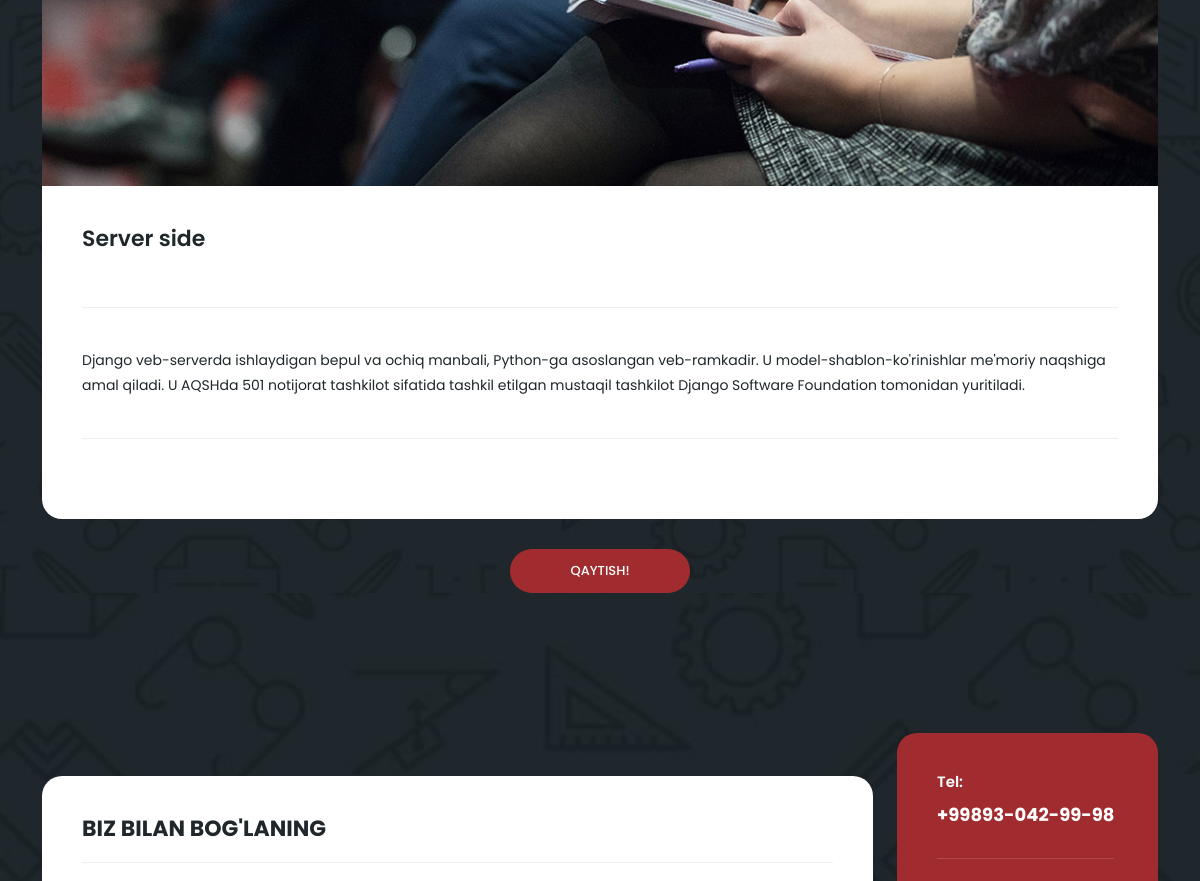
The page /detail/4/ (middle part) on the database as committed earlier.
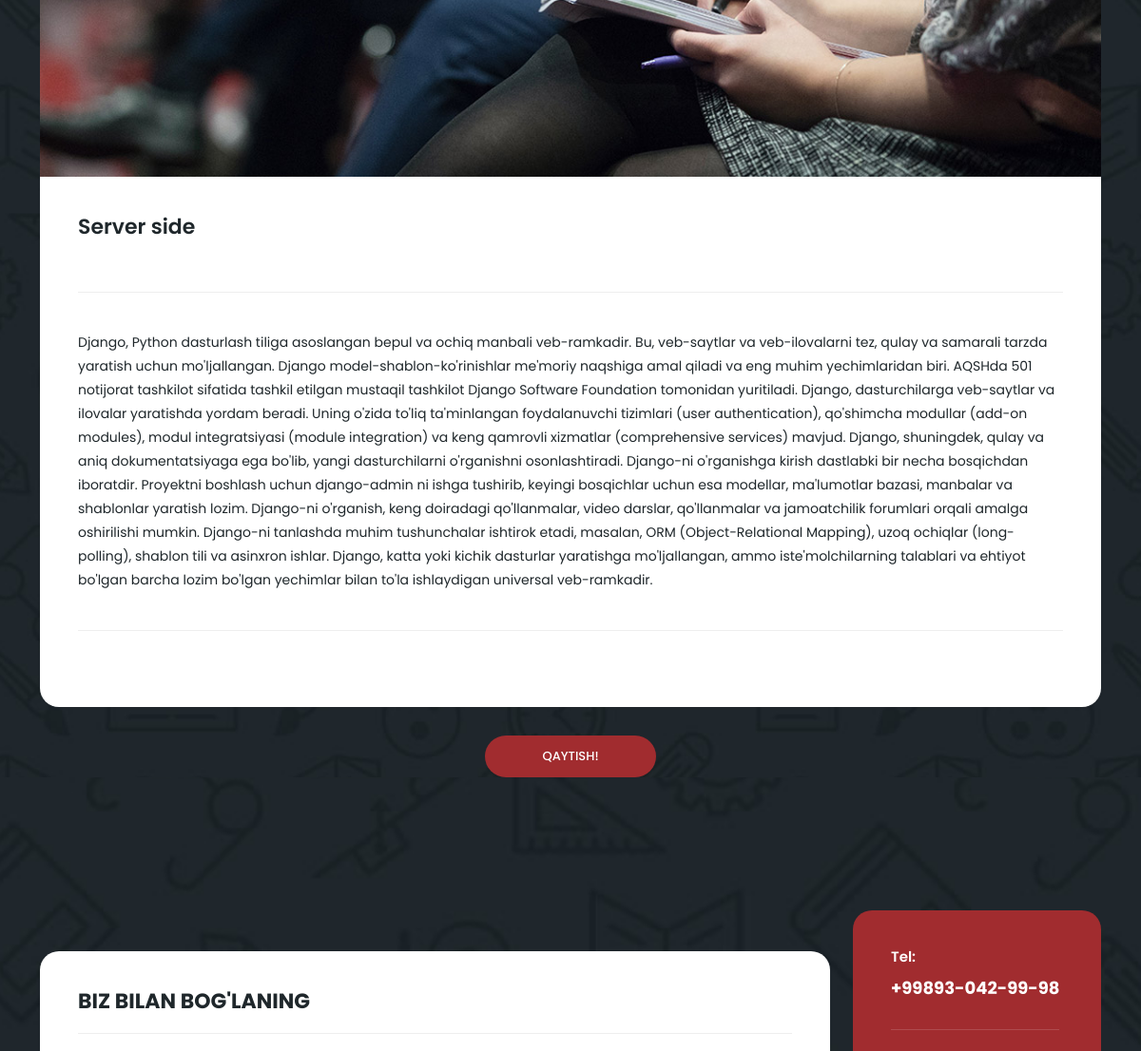
The same page on the database as committed later.
### donwapp/models.py (models this page shows, shortened)
class Category(models.Model):
    title = models.CharField(max_length=255)
    name = models.CharField(max_length=255)
    summary = models.CharField(max_length=255)
    read_time = models.IntegerField(default=0)
    body = models.TextField()
    image = models.ImageField(upload_to="category/")

### donwapp/views.py (the view)
# urls.py: path('detail/<int:id>/', detail, name='detail'),
def detail(request,id):
    category = Category.objects.filter(id=id).first()
    if request.method == 'POST':
        name = request.POST.get('name')
        email = request.POST.get('email')
        subject = request.POST.get('subject')
        message = request.POST.get('message')
        Feedback.objects.create(name=name, email=email, subject=subject, text=message)
    context = {
        "category":category
    }
    return render(request, 'meeting-details.html', context)

### templates/meeting-details.html (shortened to what this page needs)
{% extends "index.html" %}
{% load static %}
  {% block content %}
  <section class="meetings-page" id="meetings">
    <div class="container">
      <div class="row">
        <div class="col-lg-12">
          <div class="row">
            <div class="col-lg-12">
              <div class="meeting-single-item">
                <div class="thumb">
                  <a href="meeting-details.html"><img src="assets/images/single-meeting.jpg" alt=""></a>
                </div>
                <div class="down-content">
                  <a href="#"><h4>{{category.summary}}</h4></a>
                  <p class="description">
                    {{category.body}}
                  </p>
                </div>
              </div>
            </div>
            <div class="col-lg-12">
              <div class="main-button-red">
                <a href="{% url 'index' %}">Qaytish!</a>
              </div>
            </div>
          </div>
        </div>
      </div>
    </div>
  </section>
  {% endblock content %}

Rows that differ between the two databases and show on the page:
changed Category "Server side": body "Django veb-serverda ishlaydigan bepul va ochiq manbali, Python-ga asoslangan veb-ramkadir. U model-shablon-ko'rinishlar me'moriy naqshiga amal qiladi. U AQSHda 501 notijorat tashkilot sifatida tashkil etilgan mustaqil tashkilot Django Software Foundation tomonidan yuritiladi." → "Django, Python dasturlash tiliga asoslangan bepul va ochiq manbali veb-ramkadir. Bu, veb-saytlar va veb-ilovalarni tez, qulay va samarali tarzda yaratish uchun mo'ljallangan. Django model-shablon-ko'rinishlar me'moriy naqshiga amal qiladi va eng muhim yechimlaridan biri. AQSHda 501 notijorat tashkilot sifatida tashkil etilgan mustaqil tashkilot Django Software Foundation tomonidan yuritiladi. Django, dasturchilarga veb-saytlar va ilovalar yaratishda yordam beradi. Uning o'zida to'liq ta'minlangan foydalanuvchi tizimlari (user authentication), qo'shimcha modullar (add-on modules), modul integratsiyasi (module integration) va keng qamrovli xizmatlar (comprehensive services) mavjud. Django,…"
